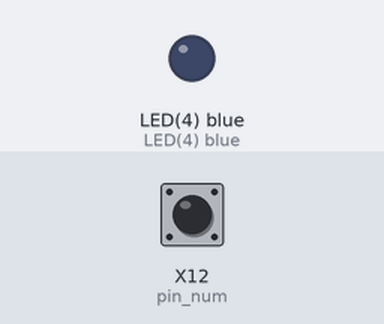
Recording of a program running on a simulated pyboard running MicroPython. On the bench: output pins drawn as LEDs (lit = HIGH). The inputs (shaded band) are chosen by the test bench; at power-on: X12 (pin_num) HIGH. What the program prints to the serial console is not drawn.

Above: at 0.1 s.
At 15.1 s:
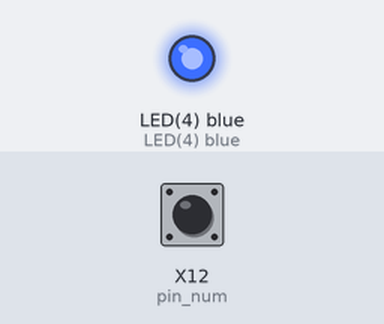
Timing chart, 0 to 17.5 s (numbered marks = the images above):
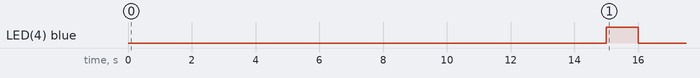

Measured:
- by itself, LED(4) blue: LOW → HIGH at 15.0 s, → LOW 1.0 s later

The program:

tachometer.py
```python
"""
Micropython program to determin the RPM of a motor (with blades). It utilizes
an IR LED and a Phototransistor facing each other to sense any interruption
(like a blade) passing in between. Each falling edge in the ADC pin
fires an interrupt. This can be used to calculate the RPM of the fan.


Author: Govindarajan
"""

import pyb
import time
import micropython


class Tachometer():
    """
    Tachometer class
    """
    def __init__(self, pin_num=None, interval=2, num_blades=5, max_duration=300):
        """
        Set up pin and ADC instances.
        Initialize IRQ counter that counts the number of IRQs received, which
        in turn denotes the number of times fan blade passes across the
        phototransistor

        :param pin_num: Pin number on the board where phototransistor output is
                         is connected to. Default is None
        :param interval: Number of seconds to count interrupts for. Default = 2
        :param num_blades: Number of blades on the motor. Default = 5
        :return: None
        """
        self. pin = pyb.Pin(pin_num)
        self.adc = pyb.ADC(self.pin)
        self.irq_count = 0
        self.sample_period = interval
        self.blades = num_blades
        self.num_seconds = 0
        self.max_duration = max_duration
        header = "Seconds, RPM"
        print(header)


    def measure(self, line):
        """
        Increment irq counter every time an interrupt is raised

        :param line: Default parameter (interrupt line attached) passed by
                     ExtInt()
        :return: None
        """
        self.irq_count += 1

    def main(self):
        """
        Main function where interrupt handler is initialized and a callback
        function passed

        :param: None
        :return: None
        """
        # Allocate exception buffer since heap cannot be allocated within an ISR context
        micropython.alloc_emergency_exception_buf(100)
        # Set up interrupt handler
        ext_int = pyb.ExtInt(self.pin, pyb.ExtInt.IRQ_FALLING,
                             pyb.Pin.PULL_NONE, self.measure)

        while self.num_seconds < (self.max_duration // self.sample_period):
            # Sleep for specified interval to count number of interrupts received
            time.sleep(self.sample_period)
            # Disable IRQs and process result
            pyb.disable_irq()
            rpm = self.irq_count * 60 / (2 * self.blades)
            output_str = str(self.num_seconds) + "," + "{0:.2f}".format(rpm)
            # Print the result to serial console
            print(output_str)
            # Reset IRQ counter for the next interval
            self.irq_count = 0
            self.num_seconds += self.sample_period
            # Enable IRQs
            pyb.enable_irq()


# Sleep for a few seconds to let the fan speed settle
time.sleep(15)
pyb.LED(4).toggle()
time.sleep(1)
pyb.LED(4).toggle()
time.sleep(1)
tc = Tachometer(pin_num='X12', max_duration=300)
tc.main()
```
